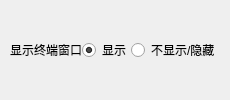
            <widget class="QWidget" name="wdg_exe_console_display" native="true">
             <property name="sizePolicy">
              <sizepolicy hsizetype="Expanding" vsizetype="Expanding">
               <horstretch>0</horstretch>
               <verstretch>20</verstretch>
              </sizepolicy>
             </property>
             <property name="wdg_group" stdset="0">
              <string>area_widget</string>
             </property>
             <layout class="QHBoxLayout" name="horizontalLayout_24">
              <property name="spacing">
               <number>0</number>
              </property>
              <property name="leftMargin">
               <number>10</number>
              </property>
              <property name="topMargin">
               <number>10</number>
              </property>
              <property name="rightMargin">
               <number>10</number>
              </property>
              <property name="bottomMargin">
               <number>10</number>
              </property>
              <item>
               <widget class="QLabel" name="lb_exe_console_display">
                <property name="sizePolicy">
                 <sizepolicy hsizetype="Expanding" vsizetype="Expanding">
                  <horstretch>50</horstretch>
                  <verstretch>0</verstretch>
                 </sizepolicy>
                </property>
                <property name="text">
                 <string>显示终端窗口</string>
                </property>
               </widget>
              </item>
              <item>
               <widget class="QRadioButton" name="rb_exe_console_display_show">
                <property name="sizePolicy">
                 <sizepolicy hsizetype="Expanding" vsizetype="Expanding">
                  <horstretch>100</horstretch>
                  <verstretch>0</verstretch>
                 </sizepolicy>
                </property>
                <property name="cursor">
                 <cursorShape>PointingHandCursor</cursorShape>
                </property>
                <property name="text">
                 <string>显示</string>
                </property>
                <property name="checked">
                 <bool>true</bool>
                </property>
               </widget>
              </item>
              <item>
               <widget class="QRadioButton" name="rb_exe_console_display_hide">
                <property name="sizePolicy">
                 <sizepolicy hsizetype="Expanding" vsizetype="Expanding">
                  <horstretch>100</horstretch>
                  <verstretch>0</verstretch>
                 </sizepolicy>
                </property>
                <property name="cursor">
                 <cursorShape>PointingHandCursor</cursorShape>
                </property>
                <property name="text">
                 <string>不显示/隐藏</string>
                </property>
               </widget>
              </item>
             </layout>
            </widget>
